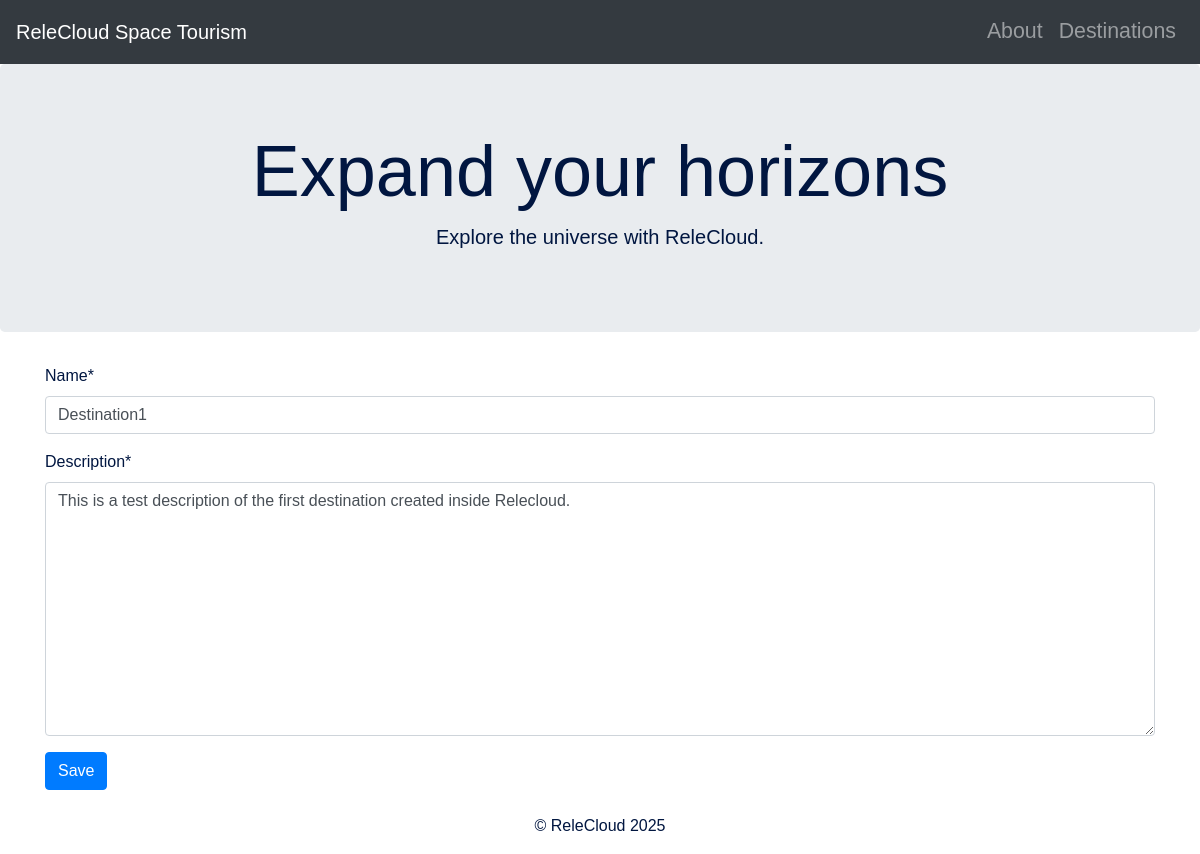
The page /destination/1/update on the database as committed earlier.
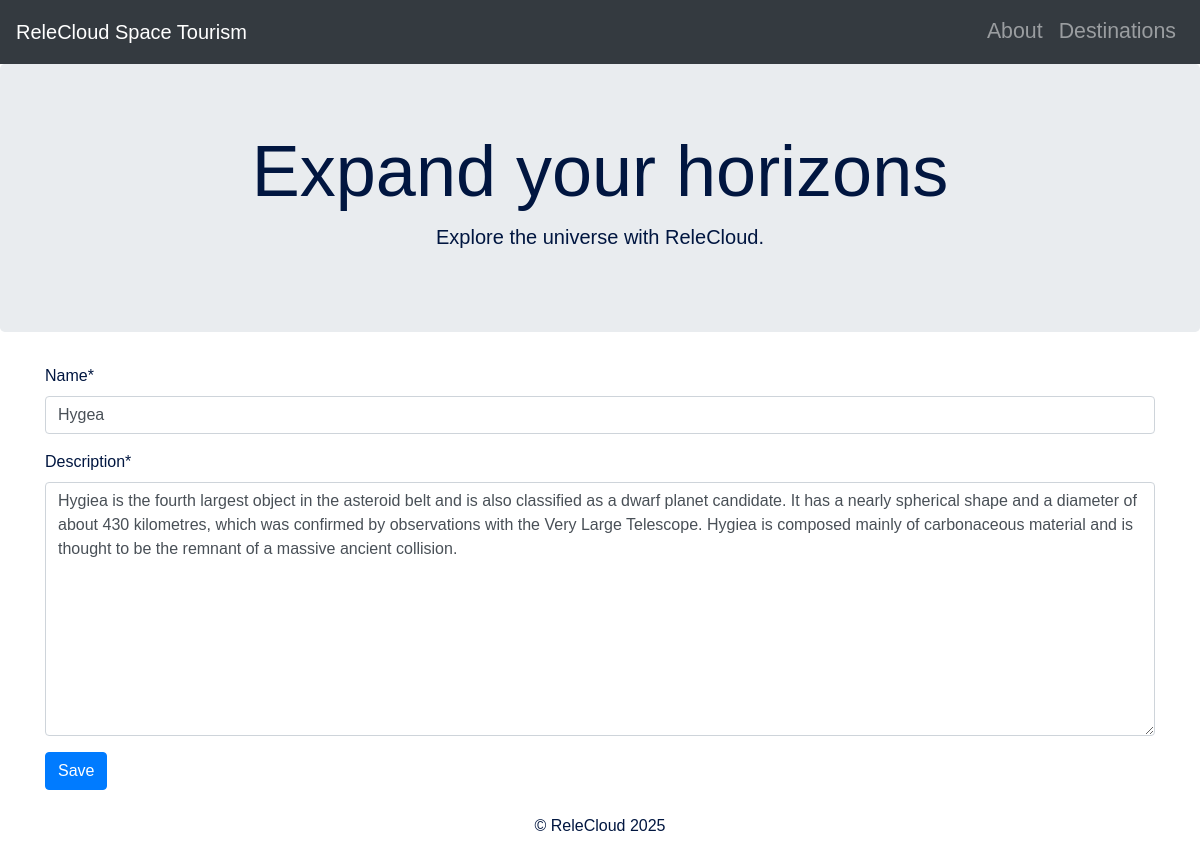
The same page on the database as committed later.
### relecloud/models.py (models this page shows, shortened)
class Destination(models.Model):
    name = models.CharField(
        unique=True,
        max_length=50,
        null=False,
        blank=False,
    )
    description = models.TextField(
        max_length=2000,
        null=False,
        blank=False
    )

### relecloud/views.py (the view)
# urls.py: path('destination/<int:pk>/update', views.DestinationUpdateView.as_view(), name='destination_form'),
class DestinationUpdateView(generic.UpdateView):
    model = models.Destination
    template_name = 'relecloud/destination_form.html'
    fields = ['name', 'description']

### relecloud/templates/relecloud/destination_form.html (shortened to what this page needs)
{% extends "base.html" %}
{% load crispy_forms_tags %}
{% block content %}
<form method="post">
    {{ form|crispy }}
    <button type="submit" class="btn btn-primary">
        Save
    </button>
</form>
{% endblock content %}

Rows that differ between the two databases and show on the page:
changed Destination: name "Destination1" → "Hygea"; description "This is a test description of the first destination created inside Relecloud." → "Hygiea is the fourth largest object in the asteroid belt and is also classified as a dwarf planet candidate. It has a nearly spherical shape and a diameter of about 430 kilometres, which was confirmed by observations with the Very Large Telescope. Hygiea is composed mainly of carbonaceous material and is thought to be the remnant of a massive ancient collision."
